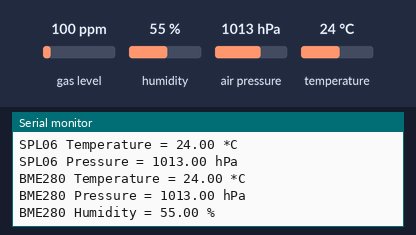
This sketch was run on a simulated Arduino Uno, built with avr-gcc and run on an emulated ATmega328P. Shown: the last lines printed to the serial monitor. The test bench sets the inputs (shaded band); at power-on: humidity 55 %, air pressure 1013 hPa, temperature 24 °C, gas level 100 ppm.

Above: at 1.2 s.
1.3 s: humidity set to 22 %
At 3.5 s:
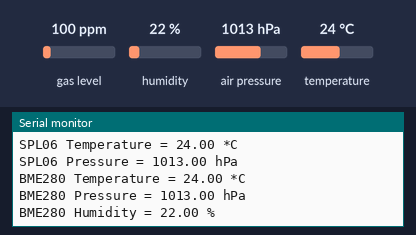
3.8 s: air pressure set to 952 hPa
At 4.9 s:
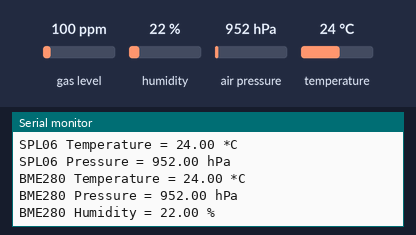
6.3 s: temperature set to 12 °C
At 7.6 s:
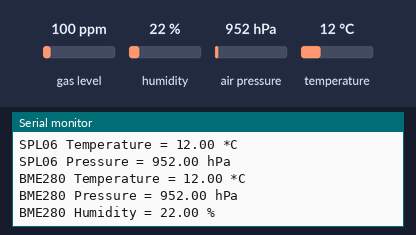

The sketch:

sketch_aug16a.ino
```cpp
#include <Wire.h>
#include <Adafruit_Sensor.h>
#include <Adafruit_BMP3XX.h>
#include <Adafruit_BME280.h>

Adafruit_BMP3XX bmp;
Adafruit_BME280 bme;

void setup() {
  Serial.begin(115200);

  if (!bmp.begin(0x76)) {
    Serial.println("Could not find a valid BMP3 sensor, check wiring!");
    while (1);
  }

  if (!bme.begin(0x76)) {  // BME280 I2C address
    Serial.println("Could not find a valid BME280 sensor, check wiring!");
    while (1);
  }
}

void loop() {
  if (!bmp.performReading()) {
    Serial.println("Failed to perform BMP3 reading :(");
    return;
  }

  Serial.print("SPL06 Temperature = ");
  Serial.print(bmp.temperature);
  Serial.println(" *C");

  Serial.print("SPL06 Pressure = ");
  Serial.print(bmp.pressure / 100.0);
  Serial.println(" hPa");

  Serial.print("BME280 Temperature = ");
  Serial.print(bme.readTemperature());
  Serial.println(" *C");

  Serial.print("BME280 Pressure = ");
  Serial.print(bme.readPressure() / 100.0);
  Serial.println(" hPa");

  Serial.print("BME280 Humidity = ");
  Serial.print(bme.readHumidity());
  Serial.println(" %");

  delay(2000);
}
```

Measured:
- after the input at 1.3 s, the serial monitor: prints a new line after 1.0 s (image 1)
- after the input at 3.8 s, the serial monitor: prints a new line after 0.68 s (image 2)
- after the input at 6.3 s, the serial monitor: prints a new line after 0.34 s (image 3)
